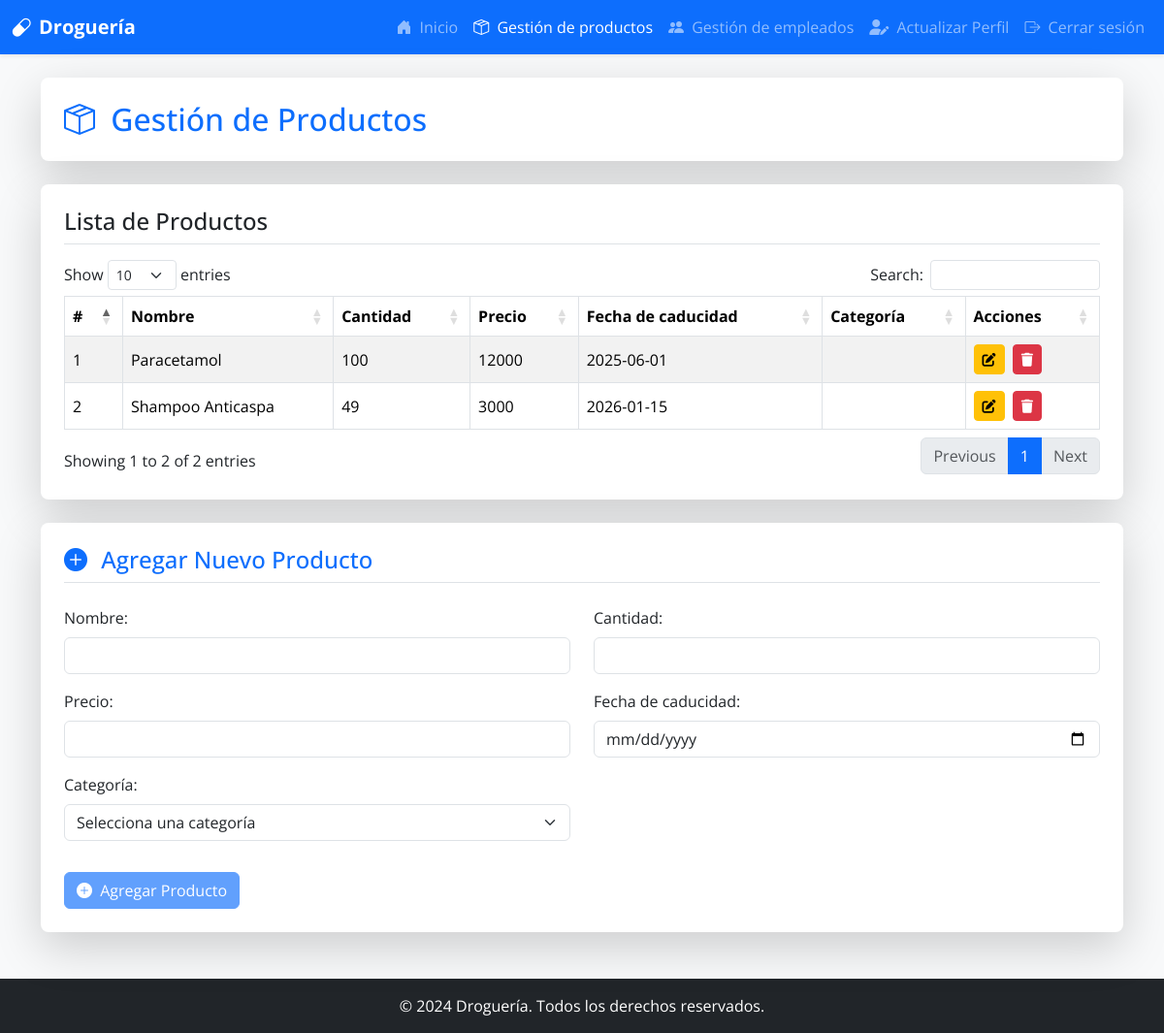
The app's page /productosDB (signed in), older data.
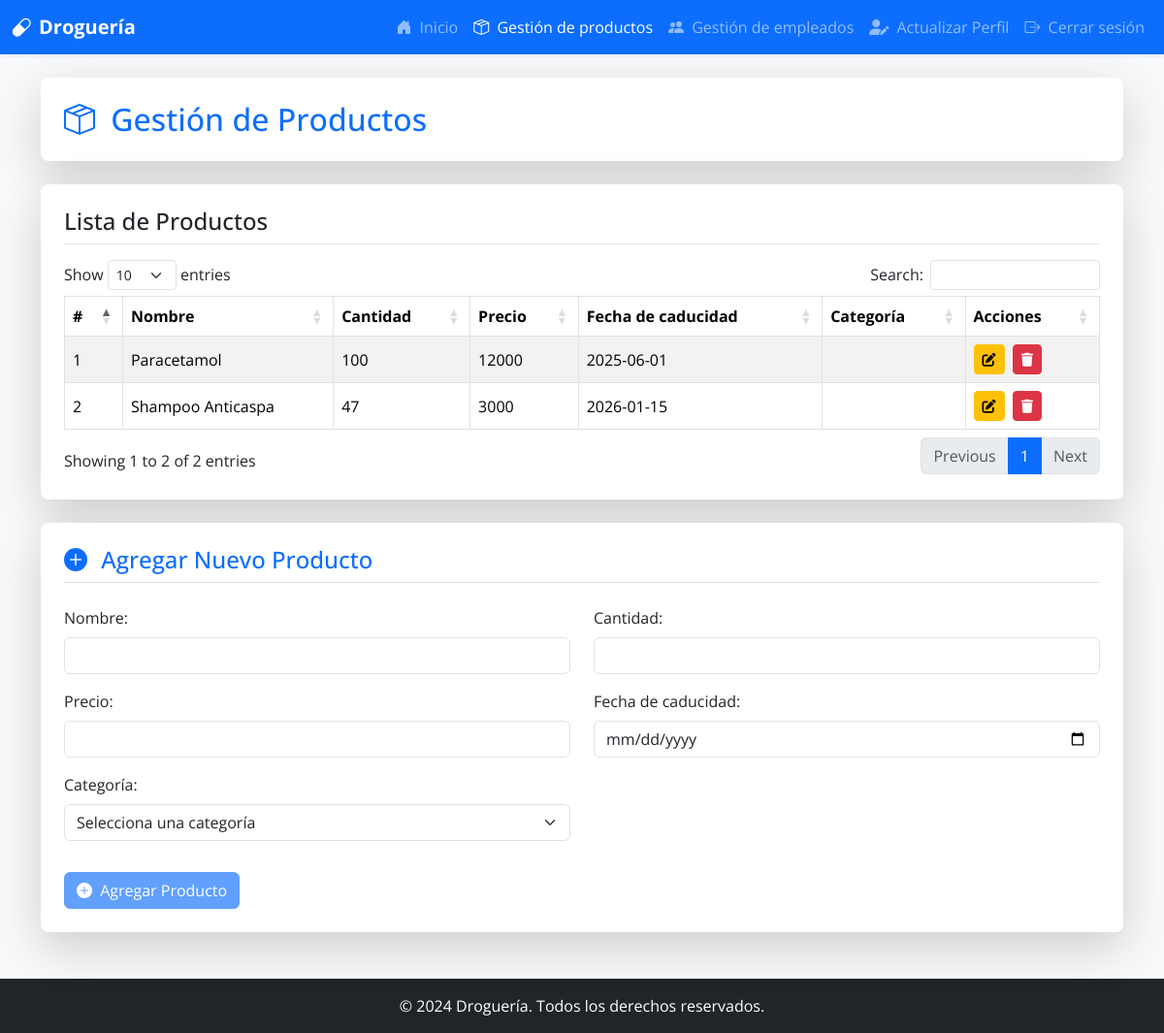
The same page, newer data.
### models.py (models this page shows)
class Producto(db.Model):
    __tablename__ = 'productos'
    producto_ID = db.Column(db.Integer, primary_key=True, autoincrement=True)
    categoria_FK = db.Column(db.Integer, db.ForeignKey('categoria.categoria_ID', ondelete='CASCADE'), nullable=False)
    nombre_producto = db.Column(db.String(150), nullable=False)
    cantidad = db.Column(db.Integer, nullable=False)
    precio = db.Column(db.Integer, nullable=False)
    fecha_caducidad = db.Column(db.Date, nullable=False)
    facturas_detalle = db.relationship('FacturaDetalle', backref='producto', cascade='all, delete')
    inventario = db.relationship('Inventario', backref='producto', cascade='all, delete')

### app.py (the view)
@app.route('/productosDB')
@login_required
def productosDB():
    if db.session.get(Rol, current_user.rol_FK).rol_usuario != "administrador":
        flash('Acceso no autorizado', 'danger')
        return redirect(url_for('adminMain'))
    categorias = Categoria.query.all()
    search_query = request.args.get('search', '', type=str)
    if search_query:
        productos = Producto.query.filter(Producto.nombre_producto.ilike(f"%{search_query}%")).all()
    else:
        productos = Producto.query.all()
    return render_template('productosDB.html', productos=productos, search_query=search_query, categorias=categorias)

### app.py (called while the page is built)
@login_manager.user_loader
def load_user(user_id):
    return db.session.get(Usuario, int(user_id))

### templates/productosDB.html (shortened to what this page needs)
<!DOCTYPE html>
<html lang="es">
<head>
    <link href="https://cdn.jsdelivr.net/npm/bootstrap@5.3.2/dist/css/bootstrap.min.css" rel="stylesheet">
    <link href="https://cdn.jsdelivr.net/npm/bootstrap-icons@1.11.1/font/bootstrap-icons.css" rel="stylesheet">
    <link rel="stylesheet" href="https://cdnjs.cloudflare.com/ajax/libs/font-awesome/6.5.2/css/all.min.css">
    <link href="https://cdn.datatables.net/1.13.6/css/dataTables.bootstrap5.min.css" rel="stylesheet">
</head>
<body class="bg-light">
    <nav class="navbar navbar-expand-lg navbar-dark bg-primary shadow-sm">
        <div class="container-fluid">
            <a class="navbar-brand d-flex align-items-center" href="{{ url_for('adminMain') }}">
                <i class="bi bi-capsule me-2"></i>
                <span class="fw-bold">Droguería</span>
            </a>
            <div class="collapse navbar-collapse" id="navbarNav">
                <ul class="navbar-nav ms-auto">
                    <li class="nav-item">
                        <a class="nav-link" href="{{ url_for('adminMain') }}"><i class="bi bi-house-door-fill me-1"></i> Inicio</a>
                    </li>
                    <li class="nav-item">
                        <a class="nav-link active" aria-current="page" href="{{ url_for('productosDB') }}"><i class="bi bi-box-seam me-1"></i> Gestión de productos</a>
                    </li>
                    <li class="nav-item">
                        <a class="nav-link" href="{{ url_for('empleadosDB') }}"><i class="bi bi-people-fill me-1"></i> Gestión de empleados</a>
                    </li>
                    <li class="nav-item">
                        <a class="nav-link" href="{{ url_for('update_profile') }}"><i class="fas fa-user-edit me-1"></i> Actualizar Perfil</a>
                    </li>
                    <li class="nav-item">
                        <a class="nav-link" href="{{ url_for('logout') }}"><i class="bi bi-box-arrow-right me-1"></i> Cerrar sesión</a>
                    </li>
                </ul>
            </div>
        </div>
    </nav>
    <main class="container mt-4 mb-5">
        <div class="card shadow-lg p-4 rounded-3 border-0 bg-white mb-4">
            <h2 class="card-title text-primary mb-0">
                <i class="bi bi-box-seam me-2"></i> Gestión de Productos
            </h2>
        </div>
        <div class="card shadow-lg p-4 rounded-3 border-0 bg-white mb-4">
            <h4 class="card-title text-dark mb-3 border-bottom pb-2">Lista de Productos</h4>
            <div class="table-responsive">
                <table id="productosTable" class="table table-striped table-hover table-bordered align-middle">
                    <thead class="bg-primary text-white">
                        <tr>
                            <th scope="col">#</th>
                            <th scope="col">Nombre</th>
                            <th scope="col">Cantidad</th>
                            <th scope="col">Precio</th>
                            <th scope="col">Fecha de caducidad</th>
                            <th scope="col">Categoría</th>
                            <th scope="col">Acciones</th>
                        </tr>
                    </thead>
                    <tbody>
                        {% for producto in productos %}
                        <tr>
                            <td>{{ loop.index }}</td>
                            <td>{{ producto.nombre_producto }}</td>
                            <td>{{ producto.cantidad }}</td>
                            <td>{{ producto.precio }}</td>
                            <td>{{ producto.fecha_caducidad }}</td>
                            <td>{{ producto.categoria_nombre }}</td>
                            <td>
                                <a href="{{ url_for('edit_producto', id=producto.producto_ID) }}" class="btn btn-warning btn-sm me-1" title="Editar Producto">
                                    <i class="fas fa-edit"></i>
                                </a>
                                <form action="{{ url_for('delete_producto', id=producto.producto_ID) }}"
                                      method="POST"
                                      onsubmit="return confirm('¿Seguro que quieres eliminar este producto? Esta acción es irreversible.')"
                                      style="display:inline;">
                                    <button type="submit" class="btn btn-danger btn-sm" title="Eliminar Producto">
                                        <i class="fas fa-trash"></i>
                                    </button>
                                </form>
                            </td>
                        </tr>
                        {% endfor %}
                    </tbody>
                </table>
            </div>
        </div>
        <div class="card shadow-lg p-4 rounded-3 border-0 bg-white">
            <h4 class="card-title text-primary mb-4 border-bottom pb-2">
                <i class="bi bi-plus-circle-fill me-2"></i> Agregar Nuevo Producto
            </h4>
            <form action="{{ url_for('create_producto') }}" method="POST" id="formCrearProducto" class="needs-validation" novalidate>
                <div class="row">
                    <div class="col-md-6 mb-3">
                        <label for="nombre_producto" class="form-label">Nombre:</label>
                        <input type="text" name="nombre_producto" id="nombre_producto" class="form-control" required>
                    </div>
                    <div class="col-md-6 mb-3">
                        <label for="cantidad" class="form-label">Cantidad:</label>
                        <input type="number" name="cantidad" id="cantidad" class="form-control" required min="0">
                    </div>
                    <div class="col-md-6 mb-3">
                        <label for="precio" class="form-label">Precio:</label>
                        <input type="number" step="0.01" name="precio" id="precio" class="form-control" required min="0">
                    </div>
                    <div class="col-md-6 mb-3">
                        <label for="fecha_caducidad" class="form-label">Fecha de caducidad:</label>
                        <input type="date" name="fecha_caducidad" id="fecha_caducidad" class="form-control" required>
                    </div>
                    <div class="col-md-6 mb-3">
                        <label for="categoria_ID" class="form-label">Categoría:</label>
                        <select name="categoria_ID" id="categoria_ID" class="form-select" required>
                            <option value="" disabled selected>Selecciona una categoría</option>
                        </select>
                    </div>
                </div>
                <button type="submit" class="btn btn-primary mt-3" id="btnAgregarProducto"><i class="bi bi-plus-circle-fill me-1"></i> Agregar Producto</button>
            </form>
        </div>
    </main>
    <footer class="footer mt-auto py-3 bg-dark text-white">
        <div class="container text-center">
            <span>© 2024 Droguería. Todos los derechos reservados.</span>
        </div>
    </footer>
</body>
</html>

### templates/productosDB.html (style rules this page uses)
body { font-family: 'Open Sans', sans-serif; display: flex; flex-direction: column; min-height: 100vh; }
main { flex: 1; }

Row changes from the older to the newer data that the page shows:
changed Producto "Shampoo Anticaspa": cantidad "49" → "47"
